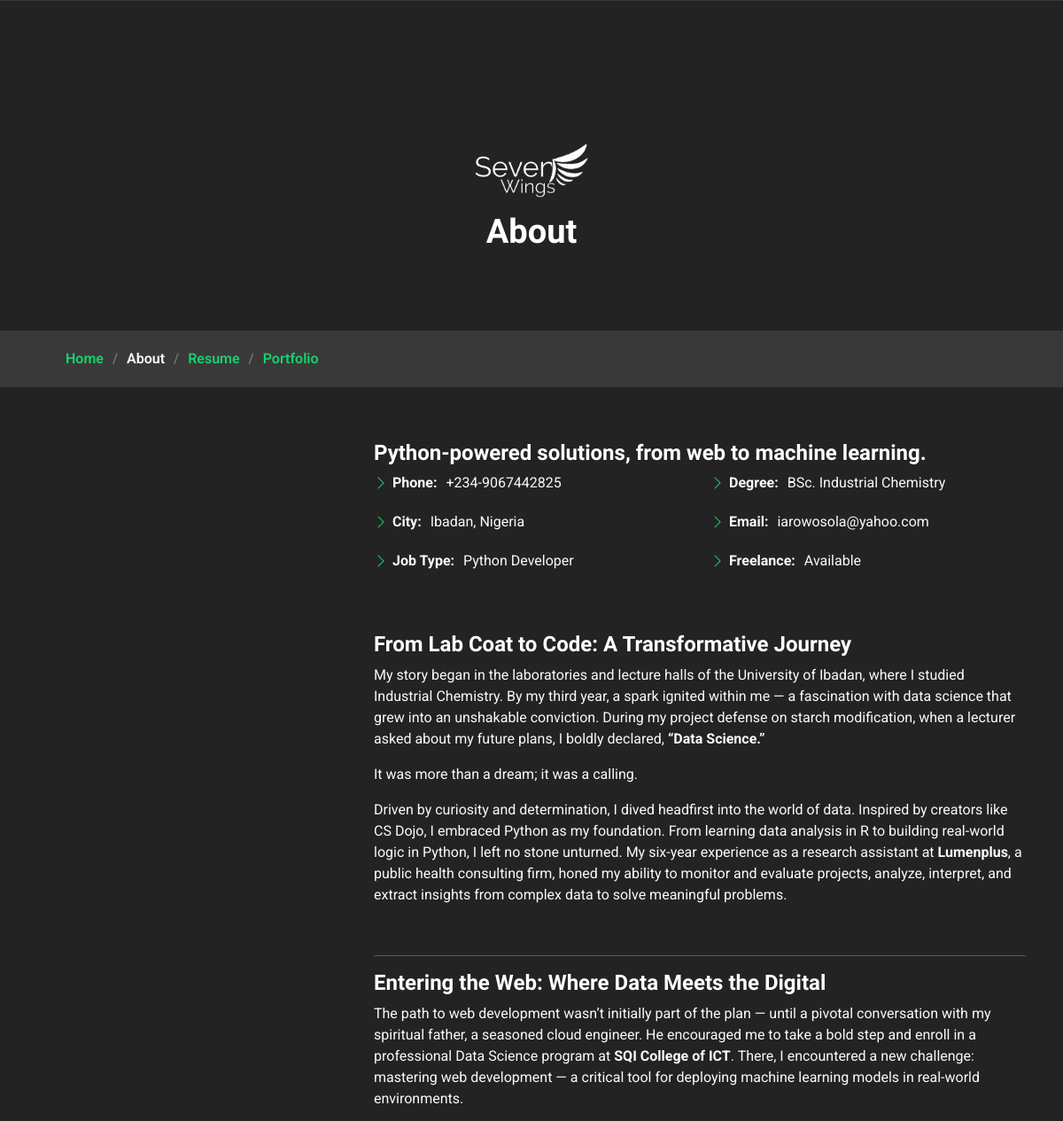
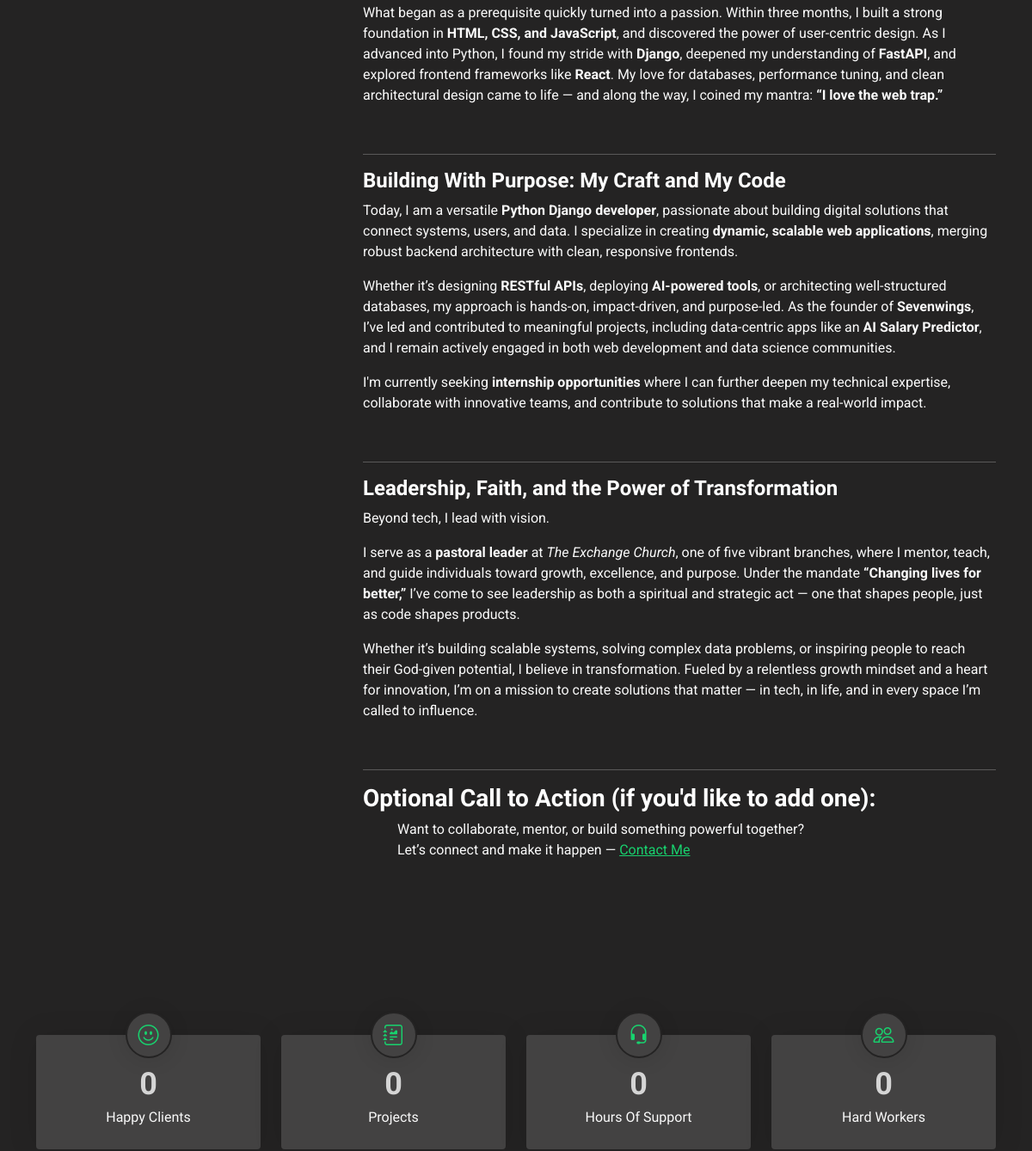
The app's page /former/about/ (upper part), older data (2 pictures, top to bottom).
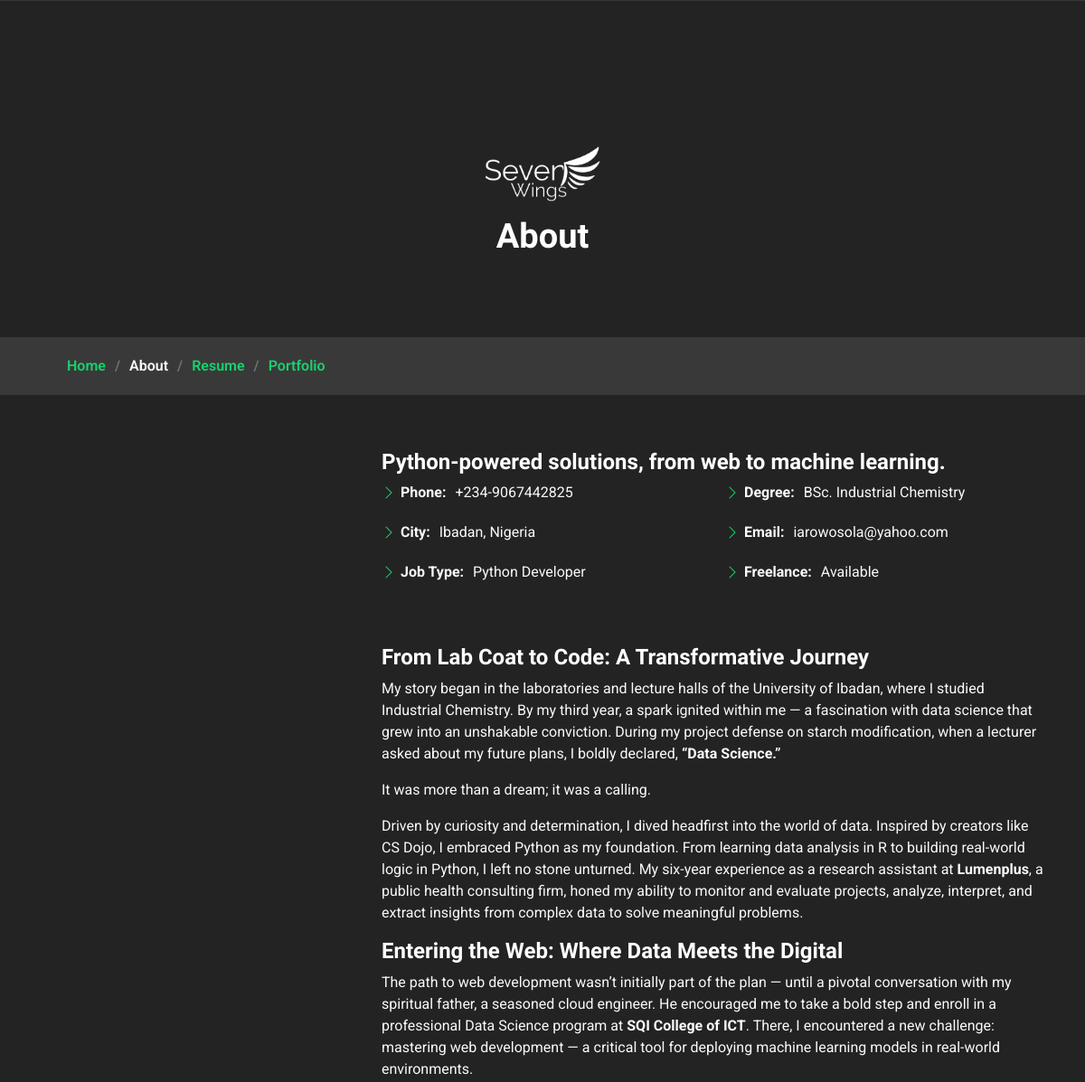
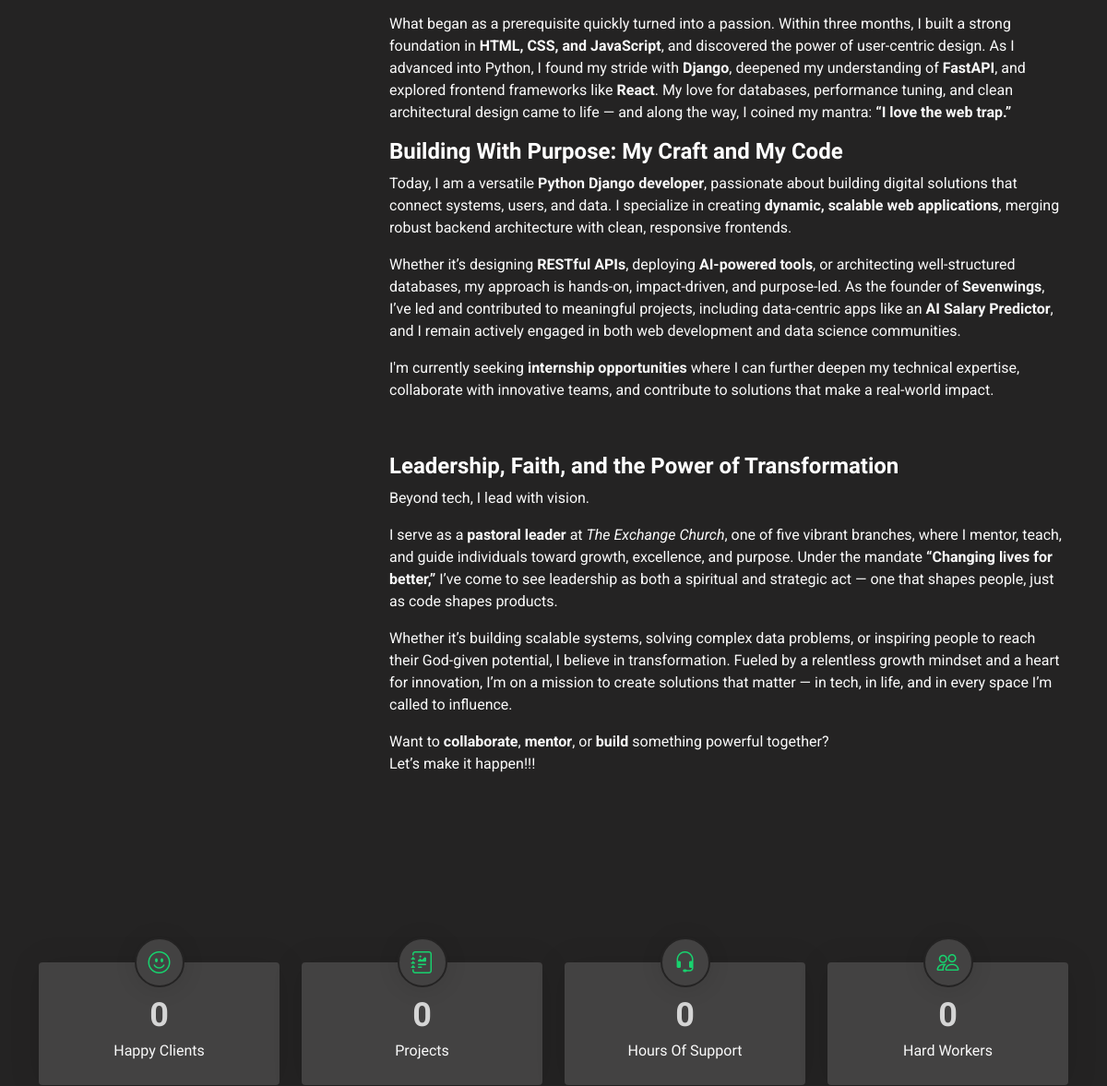
The same page, newer data (2 pictures, top to bottom).
### application/models.py (models this page shows, shortened)
class GeneralInfo(models.Model):
    brand_name = models.CharField(max_length=60)
    first_name = models.CharField(max_length=60, default="Iyanu") # Update - 9th June, 2025
    last_name = models.CharField(max_length=60, default="Arowosola") # Update - 9th June, 2025
    phone = models.CharField(max_length=25)
    resume_link =  models.URLField(default='https://drive.google.com/drive/folders/1csFCVIVj7sSqbnHXLAR2K75Md36XYbeB')
    description = models.TextField(blank=True)
    email = models.EmailField(default='iarowosola@yahoo.com')
    address = models.CharField(max_length=100, blank=True, default='location')
    title_one = models.CharField(max_length=60, blank=False, null=True)
    title_two = models.CharField(max_length=60, blank=True, null=True)
    title_three = models.CharField(max_length=60, blank=True, null=True)
    title_four = models.CharField(max_length=60, blank=True, null=True)
    x_url = models.URLField()
    f_url = models.URLField()
    ig_url = models.URLField(blank=True)
    linkedin_url = models.URLField()
    github_url = models.URLField(default="https//:github.com/Sevenwings26")
    birthday = models.CharField(max_length=20, blank=True, default='text')
    degree = models.CharField(max_length=150, blank=True, default='text')
    job_type = models.CharField(max_length=150, blank=True, default='text')
    location = models.CharField(max_length=150, blank=True, default='text')
    brief_bio = ProseEditorField(blank=False, default='text') # RichtextField
    bio = ProseEditorField(blank=False, default='text')
    about_title = models.CharField(max_length=200, blank=True, default='text')
    hero_caption = models.TextField(default="")
    service_caption = models.TextField(blank=True)

### application/views.py (the view)
# urls.py: path('about/', views.about, name="about"),
def about(request):
    frontendskills = Frontendskill.objects.all()
    backendskills = Backend_dataskill.objects.all()
    general_records = GeneralInfo.objects.first()
    context = {
        "brand_name": general_records.brand_name,
        "brand_name": getattr(general_records, "brand_name", "Default Brand"),
        "phone": getattr(general_records, "phone", "N/A"),
        "email": getattr(general_records, "email", "N/A"),
        "description": getattr(general_records, "description", "N/A"),
        "about_title": getattr(general_records, "about_title", "About Me"),
        "degree": getattr(general_records, "degree", "N/A"),
        "job_type": getattr(general_records, "job_type", "N/A"),
        "location": getattr(general_records, "location", "N/A"),
        "bio": getattr(general_records, "bio", "N/A"),
        "frontendskills": frontendskills,
        "backendskills": backendskills,
    }
    return render(request, "pages/about.html", context)

### templates/pages/about.html (shortened to what this page needs)
{% extends "const/base.html" %}
{% load static %}
{% block content %}
<div class="page-title" data-aos="fade">
  <div class="heading">
    <div class="container">
      <div class="row d-flex justify-content-center text-center">
        <div class="col-lg-8">
          <div class="brand-box" style="margin: auto; margin-bottom: 1rem">
            <a href="{% url 'index' %}">
              <img
                src="{% static 'assets/img/7wings-white.png' %}"
                class=""
                alt=""
              />
            </a>
          </div>
          <h1>About</h1>
        </div>
      </div>
    </div>
  </div>
  <nav class="breadcrumbs">
    <div class="container">
      <ol>
        <li><a href="/">Home</a></li>
        <li>About</li>
        <li><a href="{% url 'resume' %}">Resume</a></li>
        <li><a href="#">Portfolio</a></li>
      </ol>
    </div>
  </nav>
</div>
<section id="about" class="about section">
  <div class="container" data-aos="fade-up" data-aos-delay="100">
    <div class="row gy-4 justify-content-center">
      <div class="col-lg-4">
      </div>
      <div class="col-lg-8 content">
        <h2>{{about_title}}</h2>
        <div class="row">
          <div class="col-lg-6">
            <ul>
              <li>
                <i class="bi bi-chevron-right"></i> <strong>Phone:</strong>
                <span>{{phone}}</span>
              </li>
              <li>
                <i class="bi bi-chevron-right"></i> <strong>City:</strong>
                <span>{{location}}</span>
              </li>
              <li>
                <i class="bi bi-chevron-right"></i> <strong>Job Type:</strong>
                <span>{{job_type}}</span>
              </li>
            </ul>
          </div>
          <div class="col-lg-6">
            <ul>
              <li>
                <i class="bi bi-chevron-right"></i> <strong>Degree:</strong>
                <span>{{degree}}</span>
              </li>
              <li>
                <i class="bi bi-chevron-right"></i> <strong>Email:</strong>
                <span>{{email}}</span>
              </li>
              <li>
                <i class="bi bi-chevron-right"></i> <strong>Freelance:</strong>
                <span>Available</span>
              </li>
            </ul>
          </div>
        </div>
        <p class="py-3">{{ bio|safe }}</p>
      </div>
    </div>
  </div>
</section>
<section id="stats" class="stats section">
  <div class="container" data-aos="fade-up" data-aos-delay="100">
    <div class="row gy-4">
      <div class="col-lg-3 col-md-6 d-flex flex-column align-items-center">
        <i class="bi bi-emoji-smile"></i>
        <div class="stats-item">
          <span
            data-purecounter-start="0"
            data-purecounter-end="10"
            data-purecounter-duration="1"
            class="purecounter"
          ></span>
          <p>Happy Clients</p>
        </div>
      </div>
      <div class="col-lg-3 col-md-6 d-flex flex-column align-items-center">
        <i class="bi bi-journal-richtext"></i>
        <div class="stats-item">
          <span
            data-purecounter-start="0"
            data-purecounter-end="10"
            data-purecounter-duration="1"
            class="purecounter"
          ></span>
          <p>Projects</p>
        </div>
      </div>
      <div class="col-lg-3 col-md-6 d-flex flex-column align-items-center">
        <i class="bi bi-headset"></i>
        <div class="stats-item">
          <span
            data-purecounter-start="0"
            data-purecounter-end="100"
            data-purecounter-duration="1"
            class="purecounter"
          ></span>
          <p>Hours Of Support</p>
        </div>
      </div>
      <div class="col-lg-3 col-md-6 d-flex flex-column align-items-center">
        <i class="bi bi-people"></i>
        <div class="stats-item">
          <span
            data-purecounter-start="0"
            data-purecounter-end="2"
            data-purecounter-duration="1"
            class="purecounter"
          ></span>
          <p>Hard Workers</p>
        </div>
      </div>
    </div>
  </div>
</section>
{% endblock %}

Row changes from the older to the newer data that the page shows:
changed GeneralInfo "Python-powered solutions, from web to machine learning.": bio "…I’m called to influence. Optional Call to Action (if you'd like to add one): Want to collaborate, mentor, or build something powerful together? Let’s connect and make it happen — Contact Me" → "…I’m called to influence. Want to collaborate , mentor , or build something powerful together? Let’s make it happen!!!"
